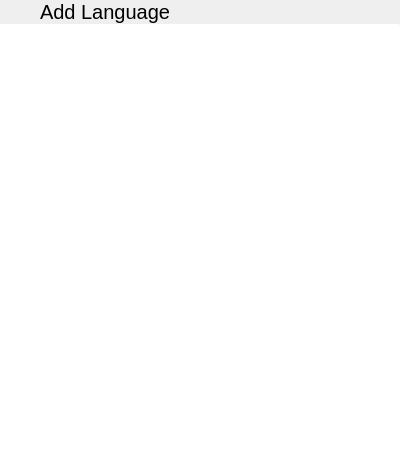
<?xml version="1.0" encoding="UTF-8"?>
<ui version="4.0">
 <class>AddLocaleDialog</class>
 <widget class="QWidget" name="AddLocaleDialog">
  <property name="geometry">
   <rect>
    <x>0</x>
    <y>0</y>
    <width>400</width>
    <height>464</height>
   </rect>
  </property>
  <property name="windowTitle">
   <string notr="true">Form</string>
  </property>
  <layout class="QVBoxLayout" name="verticalLayout">
   <property name="spacing">
    <number>0</number>
   </property>
   <property name="leftMargin">
    <number>0</number>
   </property>
   <property name="topMargin">
    <number>0</number>
   </property>
   <property name="rightMargin">
    <number>0</number>
   </property>
   <property name="bottomMargin">
    <number>0</number>
   </property>
   <item>
    <widget class="tStackedWidget" name="stackedWidget">
     <property name="currentIndex">
      <number>0</number>
     </property>
     <widget class="QWidget" name="mainLanguagePage">
      <layout class="QVBoxLayout" name="verticalLayout_2">
       <property name="spacing">
        <number>0</number>
       </property>
       <property name="leftMargin">
        <number>0</number>
       </property>
       <property name="topMargin">
        <number>0</number>
       </property>
       <property name="rightMargin">
        <number>0</number>
       </property>
       <property name="bottomMargin">
        <number>0</number>
       </property>
       <item>
        <layout class="QHBoxLayout" name="horizontalLayout">
         <property name="spacing">
          <number>0</number>
         </property>
         <item>
          <widget class="QPushButton" name="backButton">
           <property name="sizePolicy">
            <sizepolicy hsizetype="Preferred" vsizetype="Preferred">
             <horstretch>0</horstretch>
             <verstretch>0</verstretch>
            </sizepolicy>
           </property>
           <property name="text">
            <string/>
           </property>
           <property name="icon">
            <iconset theme="go-previous">
             <normaloff>../../PulseaudioPane</normaloff>../../PulseaudioPane</iconset>
           </property>
           <property name="flat">
            <bool>true</bool>
           </property>
          </widget>
         </item>
         <item>
          <widget class="QLabel" name="label">
           <property name="sizePolicy">
            <sizepolicy hsizetype="Expanding" vsizetype="Preferred">
             <horstretch>0</horstretch>
             <verstretch>0</verstretch>
            </sizepolicy>
           </property>
           <property name="font">
            <font>
             <pointsize>15</pointsize>
            </font>
           </property>
           <property name="text">
            <string>Add Language</string>
           </property>
           <property name="margin">
            <number>9</number>
           </property>
          </widget>
         </item>
        </layout>
       </item>
       <item>
        <widget class="Line" name="line">
         <property name="maximumSize">
          <size>
           <width>16777215</width>
           <height>1</height>
          </size>
         </property>
         <property name="orientation">
          <enum>Qt::Horizontal</enum>
         </property>
        </widget>
       </item>
       <item>
        <widget class="QListView" name="languageList">
         <property name="frameShape">
          <enum>QFrame::NoFrame</enum>
         </property>
        </widget>
       </item>
      </layout>
     </widget>
     <widget class="QWidget" name="regionPage">
      <layout class="QVBoxLayout" name="verticalLayout_3">
       <property name="spacing">
        <number>0</number>
       </property>
       <property name="leftMargin">
        <number>0</number>
       </property>
       <property name="topMargin">
        <number>0</number>
       </property>
       <property name="rightMargin">
        <number>0</number>
       </property>
       <property name="bottomMargin">
        <number>0</number>
       </property>
       <item>
        <layout class="QHBoxLayout" name="horizontalLayout_2">
         <property name="spacing">
          <number>0</number>
         </property>
         <item>
          <widget class="QPushButton" name="backButton_2">
           <property name="sizePolicy">
            <sizepolicy hsizetype="Preferred" vsizetype="Preferred">
             <horstretch>0</horstretch>
             <verstretch>0</verstretch>
            </sizepolicy>
           </property>
           <property name="text">
            <string/>
           </property>
           <property name="icon">
            <iconset theme="go-previous">
             <normaloff>../../PulseaudioPane</normaloff>../../PulseaudioPane</iconset>
           </property>
           <property name="flat">
            <bool>true</bool>
           </property>
          </widget>
         </item>
         <item>
          <widget class="QLabel" name="regionTitle">
           <property name="sizePolicy">
            <sizepolicy hsizetype="Expanding" vsizetype="Preferred">
             <horstretch>0</horstretch>
             <verstretch>0</verstretch>
            </sizepolicy>
           </property>
           <property name="font">
            <font>
             <pointsize>15</pointsize>
            </font>
           </property>
           <property name="text">
            <string notr="true">Title</string>
           </property>
           <property name="margin">
            <number>9</number>
           </property>
          </widget>
         </item>
        </layout>
       </item>
       <item>
        <widget class="Line" name="line_2">
         <property name="maximumSize">
          <size>
           <width>16777215</width>
           <height>1</height>
          </size>
         </property>
         <property name="orientation">
          <enum>Qt::Horizontal</enum>
         </property>
        </widget>
       </item>
       <item>
        <widget class="QListView" name="regionList">
         <property name="frameShape">
          <enum>QFrame::NoFrame</enum>
         </property>
        </widget>
       </item>
      </layout>
     </widget>
    </widget>
   </item>
  </layout>
 </widget>
 <customwidgets>
  <customwidget>
   <class>tStackedWidget</class>
   <extends>QStackedWidget</extends>
   <header location="global">tstackedwidget.h</header>
   <container>1</container>
  </customwidget>
 </customwidgets>
 <resources/>
 <connections/>
</ui>
